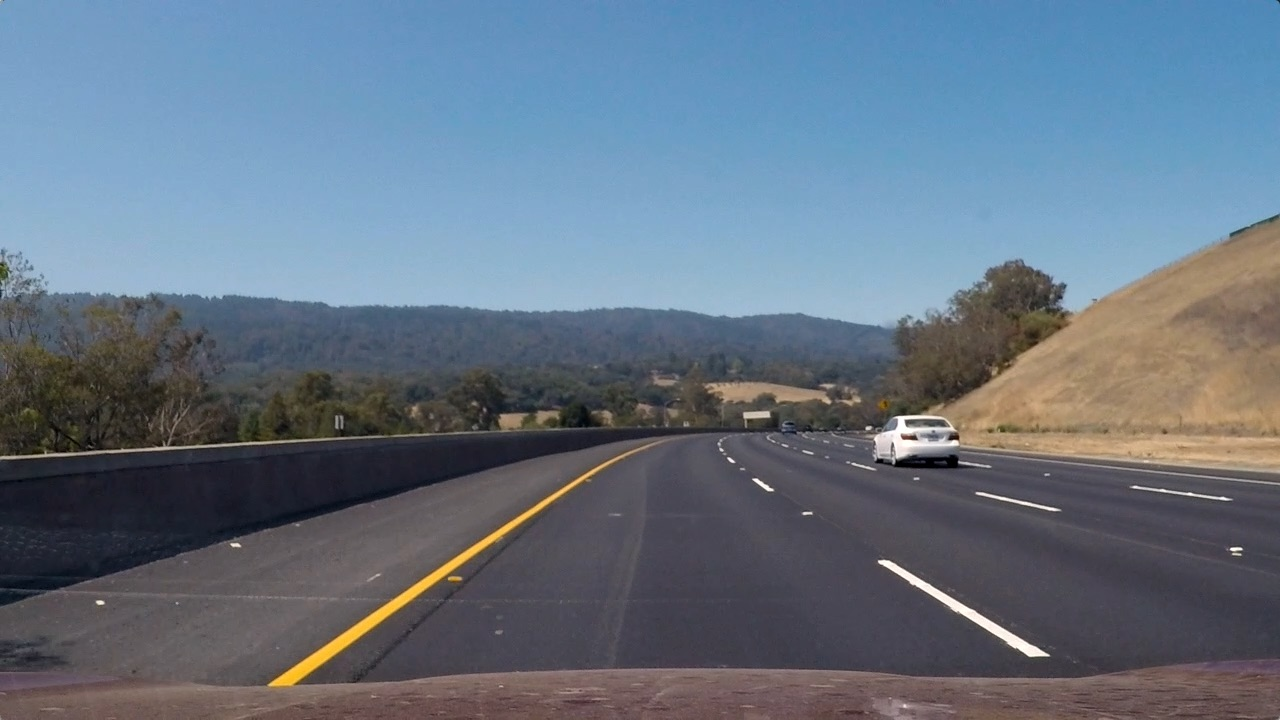
#> input picture Project_data/test_images/test3.jpg, 1280 x 720 px; the run also reads 1 picture not shown here
$ jupyter execute --allow-errors pipeline.ipynb   (shell and % lines are left out)   (older library calls are emulated)
#> lines starting #> are read from the running program, lines starting #| are printed output that depends on the picture; after the words box and inside, x2 and y2 are one past the last pixel; in counts of white or black regions, pixels touching at a corner belong together; pictures that were not available may be replaced by others from this repository, and a replacement may not be noted
#Importing libaries

[cell 1]
import numpy as np
import cv2
import matplotlib.pyplot as plt
from moviepy.editor import VideoFileClip

#Functions

[cell 2]
def show_image(image, title="title", cmap_type="gray"):
    plt.imshow(image, cmap_type)
    plt.title(title)

[cell 3]
def region_of_interest(img, vertices):
    mask = np.zeros_like(img)
    match_mask_color = 255

    cv2.fillPoly(mask, vertices, match_mask_color)
    masked_image = cv2.bitwise_and(img, mask)
    return masked_image

[cell 4]
def get_src_dst(image):
    src = [595, 452], \
          [685, 452], \
          [1110, image.shape[0]], \
          [220, image.shape[0]]
    line_dst_offset = 100
    dst = [src[3][0] + line_dst_offset, 0], \
            [src[2][0] - line_dst_offset, 0], \
            [src[2][0] - line_dst_offset, src[2][1]], \
            [src[3][0] + line_dst_offset, src[3][1]]

    return src, dst

[cell 5]
# [12 lines left out: function masked_image, not called in this run]

[cell 6]
def warp(image, src, dst):

    src = np.float32([src])
    dst = np.float32([dst])

    return cv2.warpPerspective(image, cv2.getPerspectiveTransform(src, dst),
                               dsize=image.shape[0:2][::-1], flags=cv2.INTER_LINEAR)

[cell 7]
def crop_image(image, region_of_interest_vertices):
    cropped_image = region_of_interest(
    image,
    np.array([region_of_interest_vertices], np.int32))
    return cropped_image

[cell 8]
def get_warped_image_histogram(image):
    return np.sum(image[image.shape[0] // 2:, :], axis=0)

[cell 9]
def sliding_window(image, n_windows=9):
    # Allow image to be RGB to display sliding windows.
    image_with_windows = np.dstack((image, image, image)) * 255

    # Get Binary image histogram
    histogram = np.sum(image[image.shape[0]//2:,:], axis=0)

    # Get Center of left and right peaks.
    midpoint = histogram.shape[0] // 2

    leftx_base = np.argmax(histogram[:midpoint]) #325
    rightx_base = np.argmax(histogram[midpoint:]) + midpoint #1050

    # Calculate window height.
    window_height = image.shape[0] // n_windows

    # Get indicies that map to non zero values.
    non_zero_y, non_zero_x = map(lambda x: np.array(x), image.nonzero())

    margin = 50 # Width of sliding window.
    min_pixels = 50 # Min amount of pixels that match inside the window to detect a lane.

    leftx_current = leftx_base
    rightx_current = rightx_base

    left_lane_indicies = []
    right_lane_indicies = []

    for window in range(n_windows):
        # Calculate window vertices positions.
        win_y_low = image.shape[0] - (window + 1) * window_height # Y coordinate of top corners.
        win_y_high = image.shape[0] - window * window_height # Y coordinate of bottom corners.
        win_xleft_low = leftx_current - margin # X coordinate of left side of the window at the left side of the lane.
        win_xleft_high = leftx_current + margin # X coordinate of right side of the window at the left side of the lane.
        win_xright_low = rightx_current - margin # X coordinate of left side of the window at the right side of the lane.
        win_xright_high = rightx_current + margin # X coordinate of right side of the window at the right side of the lane.


        good_left_indicies = ((non_zero_y >= win_y_low) & (non_zero_y < win_y_high) & (non_zero_x >= win_xleft_low) & (
            non_zero_x < win_xleft_high)).nonzero()[0] # Check if index is inside the left window.
        good_right_indicies = ((non_zero_y >= win_y_low) & (non_zero_y < win_y_high) & (non_zero_x >= win_xright_low) & (
            non_zero_x < win_xright_high)).nonzero()[0] # Check if index is inside the right window.


        left_lane_indicies.append(good_left_indicies)
        right_lane_indicies.append(good_right_indicies)

          # Draw green rectangle at current windows.
        cv2.rectangle(image_with_windows, (win_xleft_low, win_y_low), (win_xleft_high, win_y_high), (0, 255, 0), 2)
        cv2.rectangle(image_with_windows, (win_xright_low, win_y_low), (win_xright_high, win_y_high), (0, 255, 0), 2)

        # Shift left to the mean.
        if len(good_left_indicies) > min_pixels:
            leftx_current = int(np.mean(non_zero_x[good_left_indicies]))
        if len(good_right_indicies) > min_pixels:
            rightx_current = int(np.mean(non_zero_x[good_right_indicies]))

    left_lane_indicies = np.concatenate(left_lane_indicies)
    right_lane_indicies = np.concatenate(right_lane_indicies)

    # Pixels that matched in the left side of the lane.
    left_x = non_zero_x[left_lane_indicies]
    left_y = non_zero_y[left_lane_indicies]

    # Pixels that matched in the right side of the lane.
    right_x = non_zero_x[right_lane_indicies]
    right_y = non_zero_y[right_lane_indicies]

    # Fit the points using a second degree polynomial.
    left_fit = np.polyfit(left_y, left_x, 2)
    right_fit = np.polyfit(right_y, right_x, 2)

    return image_with_windows, left_fit, right_fit

[cell 10]
def draw_lines_and_fill(image, warped_image, left_fit, right_fit, src, dst):

    # Make a zero like copy of warped image.
    warp_zero = np.zeros_like(warped_image).astype(np.uint8)

    # Make rgb image of zeros.
    color_warp = np.dstack((warp_zero, warp_zero, warp_zero))

    # Create a y axis.
    ploty = np.linspace(0, image.shape[0] - 1, image.shape[0])
    ploty = ploty[ploty.shape[0] // 2:] # zwdt dh

    # Left line polynomial.
    left_fitx = left_fit[0] * ploty ** 2 + left_fit[1] * ploty + left_fit[2]
    # Right Line polynomial.
    right_fitx = right_fit[0] * ploty ** 2 + right_fit[1] * ploty + right_fit[2]

    # Recast the x and y points into usable format for cv2.fillPoly()
    pts_left = np.array([np.transpose(np.vstack([left_fitx, ploty]))])
    pts_right = np.array([np.flipud(np.transpose(np.vstack([right_fitx, ploty])))])
    pts = np.hstack((pts_left, pts_right))

    # Draw the lane onto the warped blank image
    #cv2.fillPoly(color_warp_center, np.int_([pts]), (0, 255, 0))
    cv2.fillPoly(color_warp, np.int_([pts]), (255, 255, 0))

    # Warp the blank back to original image space using inverse perspective matrix (Minv)
    newwarp = warp(color_warp, dst, src)
    # Combine the result with the original image
    result = cv2.addWeighted(image, 1, newwarp, 0.2, 0)

    color_warp_lines = np.dstack((warp_zero, warp_zero, warp_zero))
    cv2.polylines(color_warp_lines, np.int_([pts_left]), isClosed=False, color=(0, 0, 255), thickness=25)
    cv2.polylines(color_warp_lines, np.int_([pts_right]), isClosed=False, color=(0, 0, 255), thickness=25)
    newwarp_lines = warp(color_warp_lines, dst, src)

    result = cv2.addWeighted(result, 1, newwarp_lines, 1, 0)

    return result, color_warp_lines

[cell 11]
def thresholding(image):
    hls = cv2.cvtColor(image, cv2.COLOR_RGB2HLS)
    gray = hls[:, :, 1]
    s_channel = hls[:, :, 2]
    mag_thresh=(3, 255)
    s_thresh=(170, 255)
    sobel_binary = np.zeros(shape=gray.shape, dtype=bool)
    s_binary = sobel_binary
    combined_binary = s_binary.astype(np.float32)
    sobelx = cv2.Sobel(gray, cv2.CV_64F, 1, 0, ksize=7)
    sobely = 0
    #sobelxy = cv2.Sobel(gray, ddepth=cv2.CV_64F, dx=1, dy=1, ksize=7)
    #show_image(sobelx)
    sobel_abs = np.abs(sobelx**2 + sobely**2)
    sobel_abs = np.uint8(255 * sobel_abs / np.max(sobel_abs))
    sobel_binary[(sobel_abs > mag_thresh[0]) & (sobel_abs <= mag_thresh[1])] = 1

    # Threshold color channel
    s_binary[(s_channel >= s_thresh[0]) & (s_channel <= s_thresh[1])] = 1
    combined_binary[(s_binary == 1) | (sobel_binary == 1)] = 1
    combined_binary = np.uint8(255 * combined_binary / np.max(combined_binary))
    return combined_binary

[cell 12]
def measure_curvature(image, left_fitx, right_fitx, ploty):
    # Define conversions in x and y from pixels space to meters
    ym_per_pix = 30/720 # meters per pixel in y dimension
    xm_per_pix = 3.7/700 # meters per pixel in x dimension

    left_fit_cr = np.polyfit(ploty*ym_per_pix, left_fitx*xm_per_pix, 2)
    right_fit_cr = np.polyfit(ploty*ym_per_pix, right_fitx*xm_per_pix, 2)
    # Define y-value where we want radius of curvature
    # We'll choose the maximum y-value, corresponding to the bottom of the image
    y_eval = np.max(ploty)

    # Calculation of R_curve (radius of curvature)
    left_curverad = ((1 + (2*left_fit_cr[0]*y_eval*ym_per_pix + left_fit_cr[1])**2)**1.5) / np.absolute(2*left_fit_cr[0])
    right_curverad = ((1 + (2*right_fit_cr[0]*y_eval*ym_per_pix + right_fit_cr[1])**2)**1.5) / np.absolute(2*right_fit_cr[0])

    return left_curverad, right_curverad

[cell 13]
def measure_position(image, left_fit, right_fit):
    # Define conversion in x from pixels space to meters
    xm_per_pix = 3.7/700 # meters per pixel in x dimension
    # Choose the y value corresponding to the bottom of the image
    y_max = image.shape[0]
    # Calculate left and right line positions at the bottom of the image
    left_x_pos = left_fit[0]*y_max**2 + left_fit[1]*y_max + left_fit[2]
    right_x_pos = right_fit[0]*y_max**2 + right_fit[1]*y_max + right_fit[2]
    # Calculate the x position of the center of the lane
    center_lanes_x_pos = (left_x_pos + right_x_pos)//2
    # Calculate the deviation between the center of the lane and the center of the picture
    # The car is assumed to be placed in the center of the picture
    # If the deviation is negative, the car is on the felt hand side of the center of the lane
    veh_pos = ((image.shape[1]//2) - center_lanes_x_pos) * xm_per_pix
    return veh_pos

[cell 14]
def create_y_axis(image, left_fit, right_fit):
    # Create a y axis.
    ploty = np.linspace(0, image.shape[0] - 1, image.shape[0])
    # Left line polynomial.
    left_fitx = left_fit[0] * ploty ** 2 + left_fit[1] * ploty + left_fit[2]
    # Right Line polynomial.
    right_fitx = right_fit[0] * ploty ** 2 + right_fit[1] * ploty + right_fit[2]
    return left_fitx, right_fitx, ploty

[cell 15]
def put_text(final_image , left_curverad , right_curverad , veh_pos):
    cv2.putText(final_image,'Curve Radius [m]: '+str((left_curverad+right_curverad)/2)[:7],(40,70), cv2.FONT_HERSHEY_COMPLEX_SMALL, 1.6, (255,255,255),2,cv2.LINE_AA)
    cv2.putText(final_image,'Center Offset [m]: '+str(veh_pos)[:7],(40,150), cv2.FONT_HERSHEY_COMPLEX_SMALL, 1.6,(255,255,255),2,cv2.LINE_AA)
    return final_image

[cell 16]
def combine_output(result, combined_binary, warped_image, image_with_windows, inv_warp,cropped_image):
    combined_binary = cv2.cvtColor(combined_binary, cv2.COLOR_GRAY2RGB).astype(np.uint8)
    warped_image = cv2.cvtColor(warped_image, cv2.COLOR_GRAY2RGB).astype(np.uint8)
    cropped_image = cv2.cvtColor(cropped_image, cv2.COLOR_GRAY2RGB).astype(np.uint8)
    image_with_windows = image_with_windows.astype(np.uint8)
    hor1 = np.concatenate((result, combined_binary, warped_image),axis=1)
    hor2 = np.concatenate((inv_warp, cropped_image, image_with_windows),axis=1)
    final = np.concatenate((hor1, hor2),axis=0)
    final = cv2.resize(final, (0, 0), None, result.shape[1] / final.shape[1], result.shape[0] / final.shape[0])

    return final

Input

[cell 17]
#Reading image
image = cv2.imread("./Project_data/test_images/test3.jpg")
#> image is the input picture: shape (720, 1280, 3); mean B, G, R 130.7, 115.3, 101.1
plt.imshow(cv2.cvtColor(image, cv2.COLOR_BGR2RGB))

Pipeline

[cell 18]
def pipeline (image, debug=False):
    #Image shape and region of interest
    height = image.shape[0]
    width = image.shape[1]
    region_of_interest_vertices = [
        (0, height),
        (width / 2,400),
        (width, height),
    ]

    #Applying Thresholding
    combined_binary = thresholding(image)

    #Getting src and dst
    src,dst = get_src_dst(image)

    #Cropping the image
    cropped_image = crop_image(combined_binary, region_of_interest_vertices)

    #Applying perspective transform
    warped_image = warp(cropped_image, src, dst)

    #Sliding Window Function
    image_with_windows, left_fit, right_fit = sliding_window(warped_image)

    #Drawing lane lines and filling between them
    result, inv_warp = draw_lines_and_fill(image, warped_image, left_fit, right_fit, src, dst)

    #Calculating Curvature and position from center
    left_fitx, right_fitx, ploty = create_y_axis(image, left_fit, right_fit)
    left_curverad, right_curverad =  measure_curvature(warped_image, left_fitx, right_fitx, ploty)
    veh_pos = measure_position(warped_image, left_fit, right_fit)
    out_img = put_text(result , left_curverad , right_curverad , veh_pos)

    if not debug:
        return out_img

    #Combining images to display
    result_final = combine_output(out_img, combined_binary, warped_image, image_with_windows, inv_warp, cropped_image)

    #Final Output
    return result_final

[cell 19]
#Testing Pipeline and displaying output
final_image = pipeline(image, debug=True)
#> in thresholding, `sobelx = cv2.Sobel(gray, cv2.CV_64F, 1, 0, ksize=7)`:
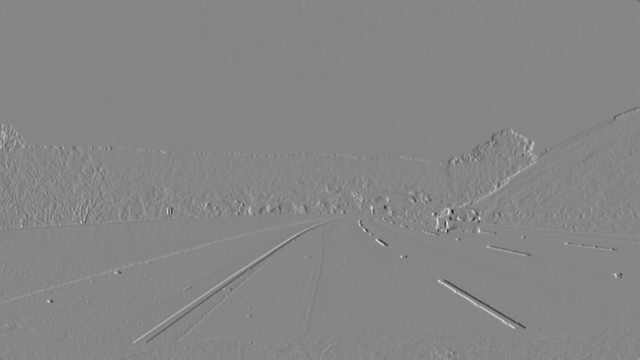
#> sobelx: shape (720, 1280) float64 (shown at 1/2 size); min -103430, max 93259, mean 21.5; drawn with min black and max white
#> in pipeline, `combined_binary = thresholding(image)`:
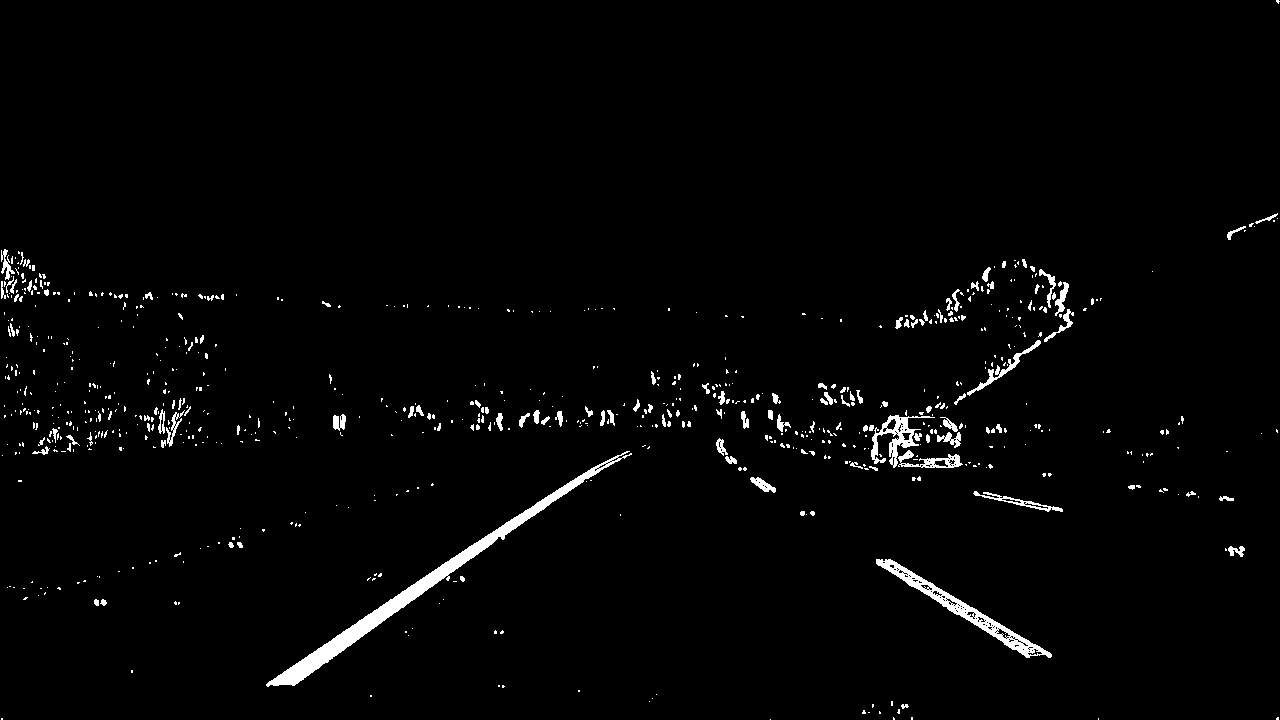
#> combined_binary: shape (720, 1280); 2% white; 748 white regions (624 under 20 px), largest, box (x1, y1, x2, y2) and area: (266, 451, 632, 687) 4883, (876, 559, 1052, 658) 2185, (871, 415, 935, 468) 962
#> in pipeline, `src,dst = get_src_dst(image)`: src = ([595, 452], [685, 452], [1110, 720], [220, 720]); dst = ([320, 0], [1010, 0], [1010, 720], [320, 720])
#> in warp, `src = np.float32([src])`: src = [[595, 452], [685, 452], [1110, 720], [220, 720]]
#> in warp, `dst = np.float32([dst])`: dst = [[320, 0], [1010, 0], [1010, 720], [320, 720]]
#> in sliding_window, `histogram = np.sum(image[image.shape[0]//2:,:], axis=0)`: histogram = 1280 values, max 44853 at index 388, min 0 at index 0, mean 4295
#> in sliding_window, `leftx_base = np.argmax(histogram[:midpoint])`: leftx_base = 388
#> in sliding_window, `rightx_base = np.argmax(histogram[midpoint:]) + midpoint`: rightx_base = 1121
#> in sliding_window, `leftx_current = leftx_base`: leftx_current = 388
#> in sliding_window, `rightx_current = rightx_base`: rightx_current = 1121
#> the loop in sliding_window, `for window in range(n_windows):` made 9 passes
#> (win_xleft_low, win_xleft_high, win_xright_low, win_xright_high, leftx_current, rightx_current) on passes 3 to 9: (301, 401, 1071, 1171, 371, 1085), (321, 421, 1035, 1135, 391, 1099), (341, 441, 1049, 1149, 411, 1120), (361, 461, 1070, 1170, 432, 1150), (382, 482, 1100, 1200, 457, 1178), (407, 507, 1128, 1228, 486, 1211), (436, 536, 1161, 1261, 518, 1250)
#> after the loop in sliding_window, `for window in range(n_windows):`:
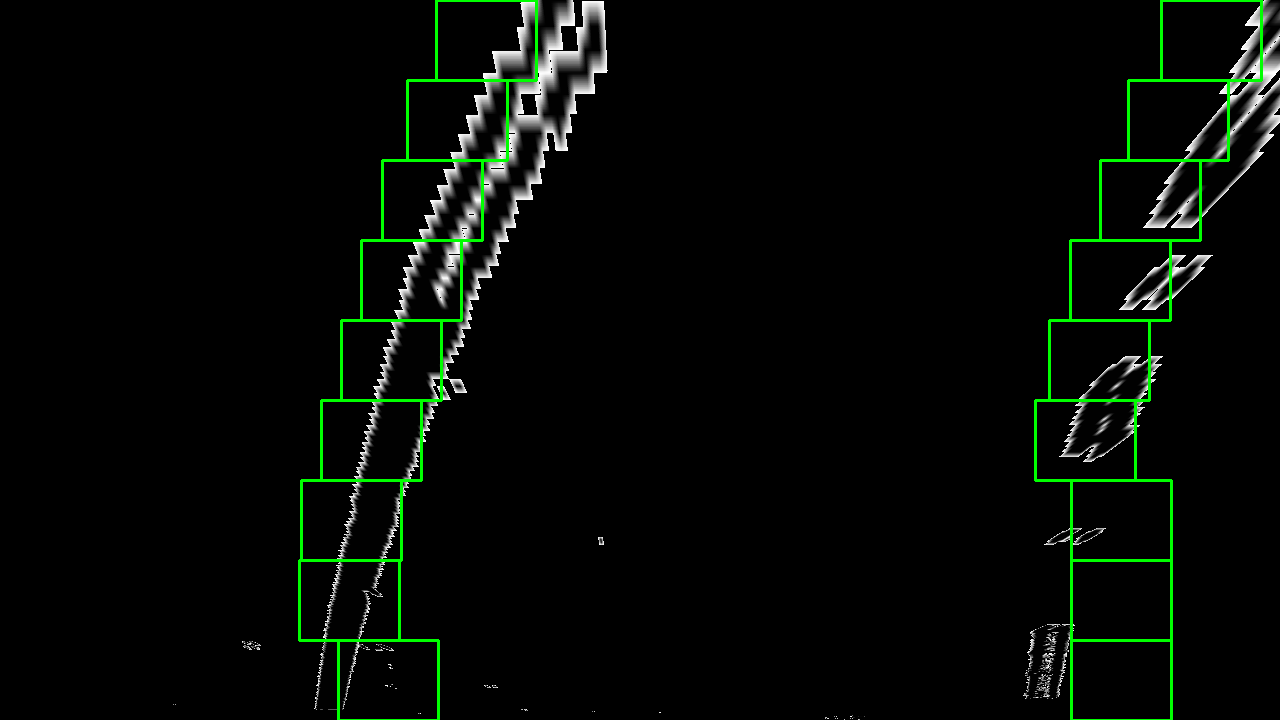
#> image_with_windows: shape (720, 1280, 3); mean of channels 0, 1, 2 5.2, 9.3, 5.2; drawn as B, G, R
#> after the loop in sliding_window, `for window in range(n_windows):`: left_lane_indicies = 9 items
#> in sliding_window, `right_lane_indicies = np.concatenate(right_lane_indicies)`: right_lane_indicies = 12116 values, max 66351 at index 23, min 502 at index 10963, mean 36953
#> in sliding_window, `right_x = non_zero_x[right_lane_indicies]`: right_x = 12116 values, max 1260 at index 10963, min 1059 at index 3412, mean 1153.5
#> in sliding_window, `right_y = non_zero_y[right_lane_indicies]`: right_y = 12116 values, max 637 at index 23, min 5 at index 10963, mean 286.4
#> in sliding_window, `left_fit = np.polyfit(left_y, left_x, 2)`: left_fit = [0.000191, -0.416, 535.7]
#> in sliding_window, `right_fit = np.polyfit(right_y, right_x, 2)`: right_fit = [0.000276, -0.521, 1275.2]
#> in pipeline, `image_with_windows, left_fit, right_fit = sliding_window(warped_image)`: left_fit = [0.000191, -0.416, 535.7]; right_fit = [0.000276, -0.521, 1275.2]
#> in draw_lines_and_fill, `left_fitx = left_fit[0] * ploty ** 2 + left_fit[1] * ploty + left_fit[2]`: left_fitx = 360 values, max 410.7 at index 0, min 335.3 at index 359, mean 369
#> in draw_lines_and_fill, `right_fitx = right_fit[0] * ploty ** 2 + right_fit[1] * ploty + right_..`: right_fitx = 360 values, max 1123.3 at index 0, min 1043.1 at index 359, mean 1077.3
#> in draw_lines_and_fill, `pts_left = np.array([np.transpose(np.vstack([left_fitx, ploty]))])`: pts_left = 360 pairs, first value 335.3 to 410.7, second value 360 to 719
#> in draw_lines_and_fill, `pts_right = np.array([np.flipud(np.transpose(np.vstack([right_fitx, pl..`: pts_right = 360 pairs, first value 1043.1 to 1123.3, second value 360 to 719
#> in draw_lines_and_fill, `pts = np.hstack((pts_left, pts_right))`: pts = 720 pairs, first value 335.3 to 1123.3, second value 360 to 719
#> in draw_lines_and_fill, `cv2.fillPoly(color_warp, np.int_([pts]), (255, 255, 0))`:
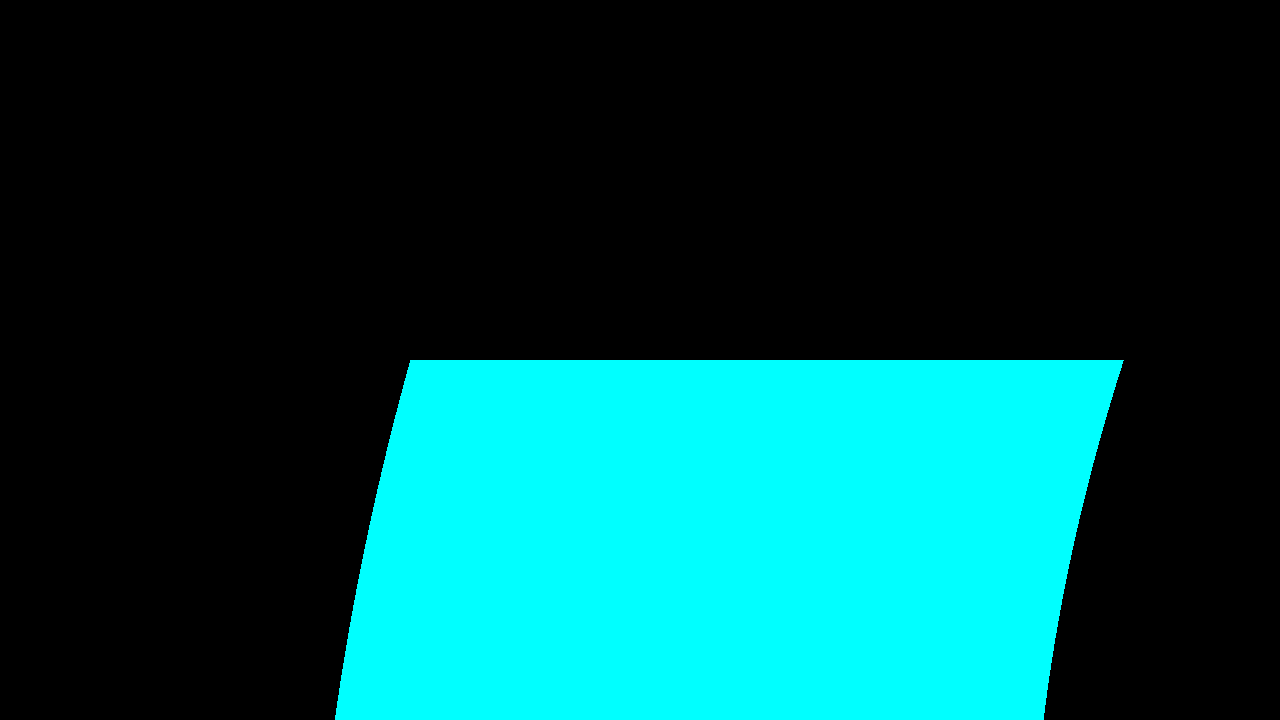
#> color_warp: shape (720, 1280, 3); mean of channels 0, 1, 2 70.7, 70.7, 0; drawn as B, G, R
#> (the rest of the program and of its run is left out)
